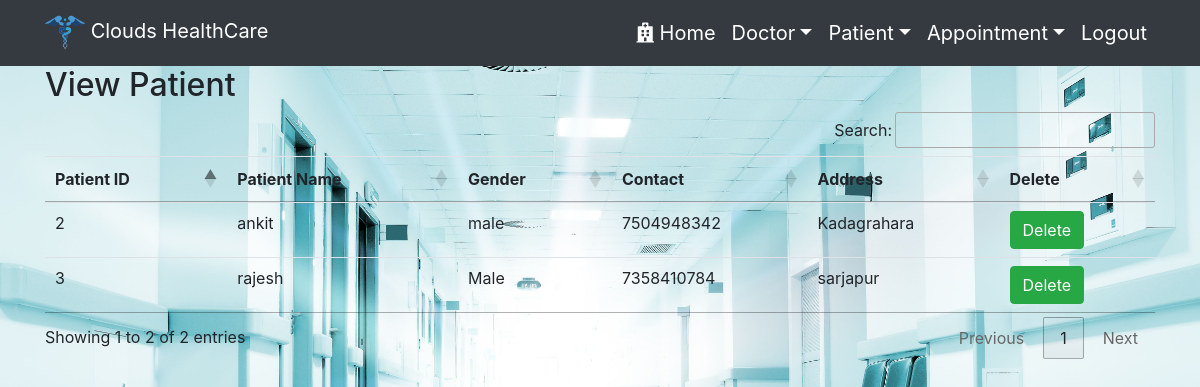
Page /view_patient/ (signed in) on the committed database.
### Hospital/models.py (models this page shows, shortened)
class Patient(models.Model):
    name=models.CharField(max_length=100)
    gender=models.CharField(max_length=20)
    mobile=models.IntegerField(null=True)
    address=models.CharField(max_length=100)

### Hospital/views.py (the view)
# urls.py: path('view_patient/', views.View_patient,name='view_patient'),
def View_patient(request):
    if not request.user.is_staff:
        return redirect('login')
    pat=Patient.objects.all()
    p={'pat':pat}
    return render(request,'hospital/view_patient.html',p)

### templates/hospital/view_patient.html
{% extends 'hospital/navigation.html' %}
{% block body %}
<div class="container">
  <h2 class='text-canter'>View Patient</h2>
  <table class='table table-hover' id='example'>
    <thead>
      <tr>
        <th>Patient ID</th>
        <th>Patient Name</th>
        <th>Gender</th>
        <th>Contact</th>
        <th>Address</th>
        <th>Delete</th>
      </tr>
    </thead>
    {% for j in pat %}
    <tr>
      <td>{{j.id}}</td>
      <td>{{j.name}}</td>
      <td>{{j.gender}}</td>
      <td>{{j.mobile}}</td>
      <td>{{j.address}}</td>
      <td><a href="{% url 'delete_patient' j.id %}"onclick="return confirm('Are u really want to delete')"class='btn btn-success'>Delete</a></td>
    </tr>
    {% endfor %}
  </table>
</div>
{% endblock %}

### static/css/style.css (style rules this page uses)
#bg { background-repeat: no-repeat; background-size:cover; }

### rows in the picture
Patient: id "2", name "ankit", gender "male", mobile "7504948342", address "Kadagrahara"
Patient: id "3", name "rajesh", gender "Male", mobile "7358410784", address "sarjapur"
